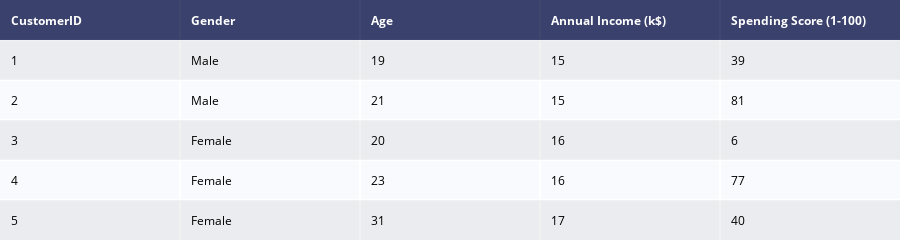

Notebook source saved alongside this figure:
### Markdown cell above
# read data

### Code cell
data = pd.read_csv('customers.csv')
dat = ff.create_table(data.head())
py.iplot(dat)

### Figure 1 — Plotly figure (JSON) as saved in the notebook; plotly's stock layout.template omitted (floating-point values rounded to 4 significant figures)
{"data": [{"colorscale": [[0, "#00083e"], [0.5, "#ededee"], [1, "#ffffff"]], "hoverinfo": "none", "opacity": 0.75, "showscale": false, "type": "heatmap", "z": [[0, 0, 0, 0, 0], [0.5, 0.5, 0.5, 0.5, 0.5], [1, 1, 1, 1, 1], [0.5, 0.5, 0.5, 0.5, 0.5], [1, 1, 1, 1, 1], [0.5, 0.5, 0.5, 0.5, 0.5]]}], "layout": {"annotations": [{"align": "left", "font": {"color": "#ffffff"}, "showarrow": false, "text": "<b>CustomerID</b>", "x": -0.45, "xanchor": "left", "xref": "x", "y": 0, "yref": "y"}, {"align": "left", "font": {"color": "#ffffff"}, "showarrow": false, "text": "<b>Gender</b>", "x": 0.55, "xanchor": "left", "xref": "x", "y": 0, "yref": "y"}, {"align": "left", "font": {"color": "#ffffff"}, "showarrow": false, "text": "<b>Age</b>", "x": 1.55, "xanchor": "left", "xref": "x", "y": 0, "yref": "y"}, {"align": "left", "font": {"color": "#ffffff"}, "showarrow": false, "text": "<b>Annual Income (k$)</b>", "x": 2.55, "xanchor": "left", "xref": "x", "y": 0, "yref": "y"}, {"align": "left", "font": {"color": "#ffffff"}, "showarrow": false, "text": "<b>Spending Score (1-100)</b>", "x": 3.55, "xanchor": "left", "xref": "x", "y": 0, "yref": "y"}, {"align": "left", "font": {"color": "#000000"}, "showarrow": false, "text": "1", "x": -0.45, "xanchor": "left", "xref": "x", "y": 1, "yref": "y"}, {"align": "left", "font": {"color": "#000000"}, "showarrow": false, "text": "Male", "x": 0.55, "xanchor": "left", "xref": "x", "y": 1, "yref": "y"}, {"align": "left", "font": {"color": "#000000"}, "showarrow": false, "text": "19", "x": 1.55, "xanchor": "left", "xref": "x", "y": 1, "yref": "y"}, {"align": "left", "font": {"color": "#000000"}, "showarrow": false, "text": "15", "x": 2.55, "xanchor": "left", "xref": "x", "y": 1, "yref": "y"}, {"align": "left", "font": {"color": "#000000"}, "showarrow": false, "text": "39", "x": 3.55, "xanchor": "left", "xref": "x", "y": 1, "yref": "y"}, {"align": "left", "font": {"color": "#000000"}, "showarrow": false, "text": "2", "x": -0.45, "xanchor": "left", "xref": "x", "y": 2, "yref": "y"}, {"align": "left", "font": {"color": "#000000"}, "showarrow": false, "text": "Male", "x": 0.55, "xanchor": "left", "xref": "x", "y": 2, "yref": "y"}, {"align": "left", "font": {"color": "#000000"}, "showarrow": false, "text": "21", "x": 1.55, "xanchor": "left", "xref": "x", "y": 2, "yref": "y"}, {"align": "left", "font": {"color": "#000000"}, "showarrow": false, "text": "15", "x": 2.55, "xanchor": "left", "xref": "x", "y": 2, "yref": "y"}, {"align": "left", "font": {"color": "#000000"}, "showarrow": false, "text": "81", "x": 3.55, "xanchor": "left", "xref": "x", "y": 2, "yref": "y"}, {"align": "left", "font": {"color": "#000000"}, "showarrow": false, "text": "3", "x": -0.45, "xanchor": "left", "xref": "x", "y": 3, "yref": "y"}, {"align": "left", "font": {"color": "#000000"}, "showarrow": false, "text": "Female", "x": 0.55, "xanchor": "left", "xref": "x", "y": 3, "yref": "y"}, {"align": "left", "font": {"color": "#000000"}, "showarrow": false, "text": "20", "x": 1.55, "xanchor": "left", "xref": "x", "y": 3, "yref": "y"}, {"align": "left", "font": {"color": "#000000"}, "showarrow": false, "text": "16", "x": 2.55, "xanchor": "left", "xref": "x", "y": 3, "yref": "y"}, {"align": "left", "font": {"color": "#000000"}, "showarrow": false, "text": "6", "x": 3.55, "xanchor": "left", "xref": "x", "y": 3, "yref": "y"}, {"align": "left", "font": {"color": "#000000"}, "showarrow": false, "text": "4", "x": -0.45, "xanchor": "left", "xref": "x", "y": 4, "yref": "y"}, {"align": "left", "font": {"color": "#000000"}, "showarrow": false, "text": "Female", "x": 0.55, "xanchor": "left", "xref": "x", "y": 4, "yref": "y"}, {"align": "left", "font": {"color": "#000000"}, "showarrow": false, "text": "23", "x": 1.55, "xanchor": "left", "xref": "x", "y": 4, "yref": "y"}, {"align": "left", "font": {"color": "#000000"}, "showarrow": false, "text": "16", "x": 2.55, "xanchor": "left", "xref": "x", "y": 4, "yref": "y"}, {"align": "left", "font": {"color": "#000000"}, "showarrow": false, "text": "77", "x": 3.55, "xanchor": "left", "xref": "x", "y": 4, "yref": "y"}, {"align": "left", "font": {"color": "#000000"}, "showarrow": false, "text": "5", "x": -0.45, "xanchor": "left", "xref": "x", "y": 5, "yref": "y"}, {"align": "left", "font": {"color": "#000000"}, "showarrow": false, "text": "Female", "x": 0.55, "xanchor": "left", "xref": "x", "y": 5, "yref": "y"}, {"align": "left", "font": {"color": "#000000"}, "showarrow": false, "text": "31", "x": 1.55, "xanchor": "left", "xref": "x", "y": 5, "yref": "y"}, {"align": "left", "font": {"color": "#000000"}, "showarrow": false, "text": "17", "x": 2.55, "xanchor": "left", "xref": "x", "y": 5, "yref": "y"}, {"align": "left", "font": {"color": "#000000"}, "showarrow": false, "text": "40", "x": 3.55, "xanchor": "left", "xref": "x", "y": 5, "yref": "y"}], "height": 230, "margin": {"b": 0, "l": 0, "r": 0, "t": 0}, "xaxis": {"dtick": 1, "gridwidth": 2, "showticklabels": false, "tick0": -0.5, "ticks": "", "zeroline": false}, "yaxis": {"autorange": "reversed", "dtick": 1, "gridwidth": 2, "showticklabels": false, "tick0": 0.5, "ticks": "", "zeroline": false}}}
